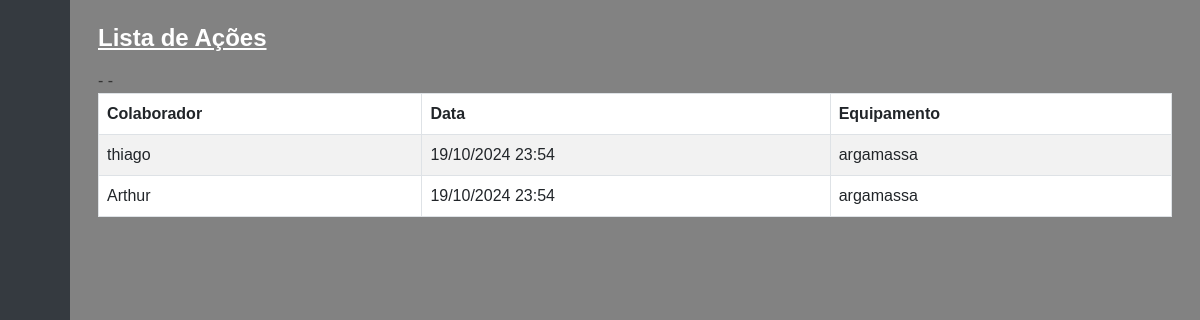
The app's page /epis/listar_acoes/ with its own data.
### app_cadastro_usuarios/models.py (models this page shows, shortened)
class Acao(models.Model):
    STATUS_CHOICES = [
        ('emprestado', 'Emprestado'),
        ('devolvido', 'Devolvido'),
    ]
    nome_equipamento = models.ForeignKey(Epis, on_delete=models.CASCADE)  # Nome do equipamento
    usuario = models.ForeignKey(Usuario, on_delete=models.CASCADE)  # Relacionamento com o seu modelo Usuario
    data_emprestimo = models.DateTimeField()  # Data do empréstimo
    data_prevista_devolucao = models.DateTimeField()  # Data prevista para devolução
    status = models.CharField(max_length=10, choices=STATUS_CHOICES, default='emprestado')  # Status do equipamento
    condicoes_emprestimo = models.TextField(null=True, blank=True)  # Condições do equipamento ao ser emprestado
    data_devolucao = models.DateTimeField(null=True, blank=True)  # Data real da devolução (pode ser nula)
    observacoes_devolucao = models.TextField(null=True, blank=True)  # Observações ao devolver o equipamento
    data_acao = models.DateTimeField(auto_now_add=True)  # Data de criação da ação (emprestimo ou devolução)
    class Meta:
        verbose_name = 'Ação'
        verbose_name_plural = 'Ações'
        ordering = ['-data_acao']

class Usuario(models.Model):
    NIVEL_USUARIO = [
        ( "Cliente" , "Cliente" ),
        ( "Administrador" , "Administrador" ),
     ]
    id_usuario = models.AutoField(primary_key=True)
    nome = models.TextField(max_length=255, null=False, blank=False)
    email = models.CharField(max_length=255, unique=True)
    senha = models.CharField(max_length=255)
    nivel_usuario = models.CharField(max_length=15, choices=NIVEL_USUARIO, default="Cliente") # Adicionando o nível de conta
    def __str__(self):
        return self.nome

class Epis(models.Model):
    id_epi = models.AutoField(primary_key=True)
    nome = models.TextField(max_length=255, null=False, blank=False)
    quantidade = models.CharField(max_length=100)
    valor = models.DecimalField(max_digits=10, decimal_places=2)
    def __str__(self):
        return self.nome

### app_cadastro_usuarios/views.py (the view)
# urls.py: path('epis/listar_acoes/', views.listar_acoes, name='listar_acoes'),
def listar_acoes(request):
    acoes = Acao.objects.all().order_by('-data_acao')  # Ajuste o nome do campo 'data_acao' se necessário
    context = {
        'acoes': acoes,
    }
    return render(request, 'epis/listar_acoes.html', context)

### app_cadastro_usuarios/templates/epis/listar_acoes.html
{% extends 'usuarios/base.html' %}
{% block conteudo %}
<h1 style="color: white; text-decoration: underline; text-align: left; margin-left: 0;">Lista de Ações</h1>
<table class="table table-bordered table-striped">
    <thead>
        <tr>
            <th>Colaborador</th>
            <th>Data</th>
            <th>Equipamento</th>
        </tr>
    </thead>
    <tbody>
        {% if acoes %}
        <ul>
            {% for acao in acoes %}
                <tr>
                    <td>{{ acao.usuario }}</td> - {{ acao.descricao }}
                    <td>{{ acao.data_acao|date:"d/m/Y H:i"  }}</td>
                    <td>{{ acao.nome_equipamento }}</td>
                </tr>
                {% endfor %}
            {% else %}
                <tr>
                    <td colspan="4">Nenhum Ação Registrada.</td>
                </tr>
            {% endif %}
        </ul>
    </tbody>
</table>
{% endblock %}

### static/css/style.css (style rules this page uses)
h1 { font-weight: 600; font-size: 1.5rem; }
body { font-family: 'Arial', sans-serif; background-color: #4f4f4f; color: #333; }

### records on screen
Acao: usuario "thiago", data_acao "19/10/2024 23:54", nome_equipamento "argamassa"
Acao: usuario "Arthur", data_acao "19/10/2024 23:54", nome_equipamento "argamassa"
